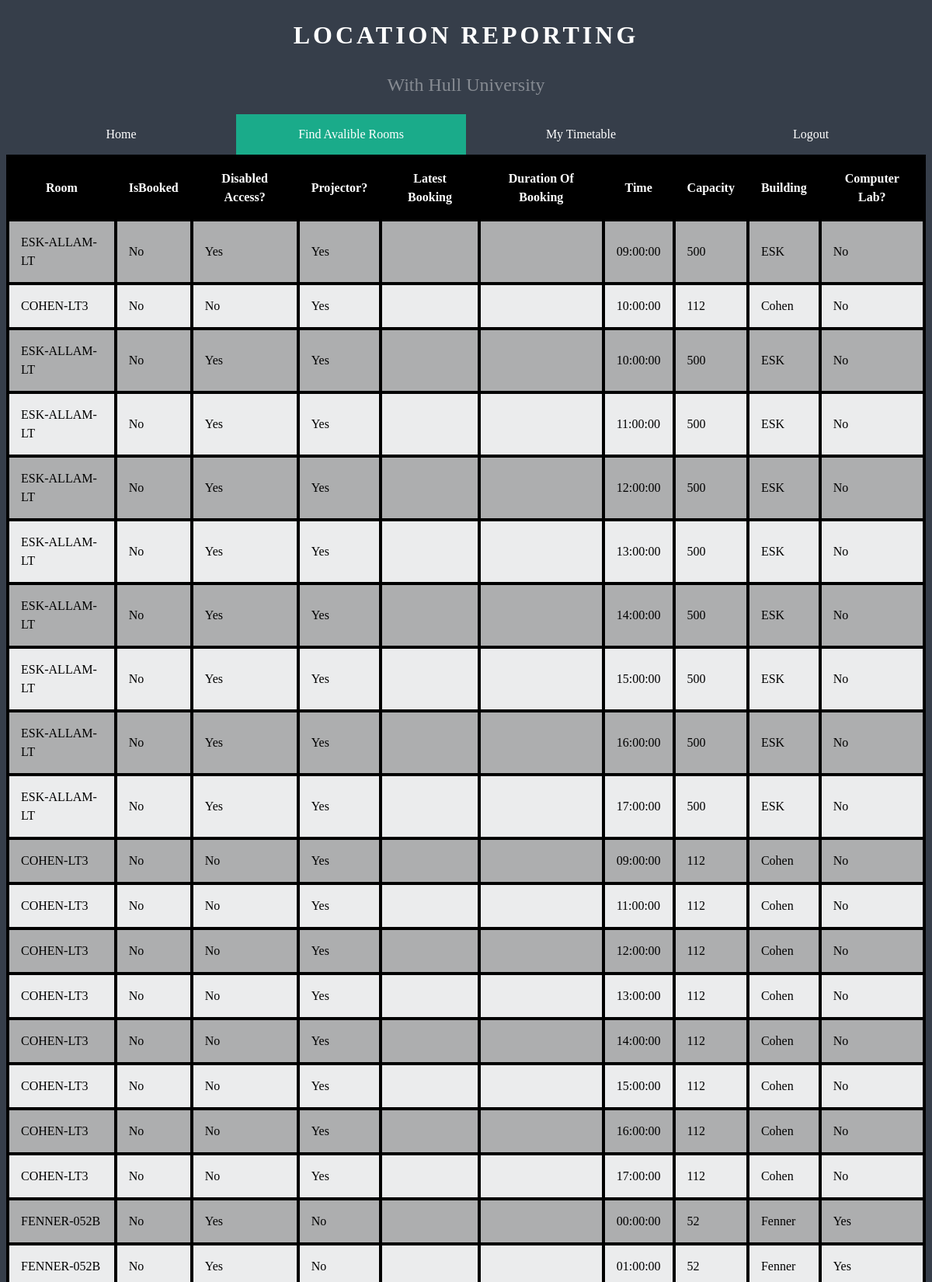
Page /Society/SocietyRoomFetch.php (upper part) on the committed database.
### tables this page shows
CREATE TABLE IF NOT EXISTS `roomcontent` (
  `Room` text,
  `IsBooked` varchar(5) NOT NULL DEFAULT 'No',
  `IsDisabledAccess` varchar(5) DEFAULT NULL,
  `RoomID` int(11) NOT NULL AUTO_INCREMENT,
  `IsProjector` varchar(5) DEFAULT NULL,
  `LatestBooking` datetime DEFAULT NULL,
  `BookedDuration` int(11) DEFAULT NULL,
  `Time` time DEFAULT NULL,
  `RoomCapacity` int(11) DEFAULT NULL,
  `RoomBuilding` text,
  `IsComputerLab` varchar(5) DEFAULT NULL,
  `IsChemicalLab` varchar(5) DEFAULT NULL,
  PRIMARY KEY (`RoomID`),
  KEY `RoomID` (`RoomID`)
);

### Society/SocietyRoomFetch.php (the view, shortened to what this page needs)
<!DOCTYPE html>
<html>
<head>
    <link rel="stylesheet" type="text/css" media="screen" href="../styles.css" />
</head>
<body>
<div class="message">
        <h1>Location Reporting</h1>
        <h2>With Hull University</h2>
        <ul>
            <li><a href="SocietyPortal.html">Home</a></li>
            <li><a class="active" href="Avalible.html">Find Avalible Rooms</a></li>
            <li><a href="Search.html">My Timetable</a></li>
            <li><a href="../index.html" onclick="logoutclear()">Logout</a></li>
          </ul>
</div>
</body>
</html>
<?php
$dbhost = "localhost";
$dbuser = "appengine";
$dbpass = "Test";
$db = "Bookings";
$conn = mysqli_connect($dbhost, $dbuser, $dbpass, $db);
$TimeSearch = $_GET["Timesearch"];
            $Fetch="SELECT * FROM roomcontent WHERE `Time` LIKE '%$TimeSearch%'";
            $result = mysqli_query($conn, $Fetch);
            echo "
            <style>
            table, th, td
            {
            border: 4px solid black;
            border-collapse: collapse;
            }
            table{width:100%;}
            th, td {
                padding: 15px;
            }
            table tr:nth-child(even) {
                background-color: rgba(187, 187, 187, 0.9);
                color: black;
            }
            table tr:nth-child(odd) {
               background-color: rgba(255, 255, 255, 0.9);
               color: black;
            }
            table th {
                background-color: black;
                color: white;
            }
            </style>
            <table>
        <tr>
        <th>Room</th>
        <th>IsBooked</th>
        <th>Disabled Access?</th>
        <th>Projector? </th>
        <th>Latest Booking</th>
        <th>Duration Of Booking</th>
        <th>Time</th>
        <th>Capacity</th>
        <th>Building</th>
        <th>Computer Lab?</th>
        </tr>";
        while ($row = mysqli_fetch_array($result)) {
                echo "<tr>";
                echo "<td>".$row['Room']."</td>";
                echo "<td>" . $row['IsBooked']. "</td>";
                echo "<td>" . $row['IsDisabledAccess'] . "</td>";
                echo "<td>" . $row['IsProjector'] . "</td>";
                echo "<td>" . $row['LatestBooking'] . "</td>";
                echo "<td>" . $row['BookedDuration'] . "</td>";
                echo "<td>" . $row['Time'] . "</td>";
                echo "<td>" . $row['RoomCapacity'] . "</td>";
                echo "<td>" . $row['RoomBuilding'] . "</td>";
                echo "<td>" . $row['IsComputerLab'] . "</td>";
                echo "</tr>" ;
        }
?>

### styles.css (style rules this page uses)
ul { list-style-type: none; margin: 0; padding: 0; overflow: hidden; }
li { float: left; width:25%; }
li a { display: block; color: white; text-align: center; padding: 14px 40px; text-decoration: none; }
.active { background-color: #1AAB8A; }
body { background-color: #363E4A; font-family: $base-font-family; font-size: 16px; color: #ffffff; line-height: 1.5; }
h1 { font-family: "Texta", $base-font-family; font-weight: 700; text-transform: uppercase; letter-spacing: 4px; text-align: center; }
h2 { font-weight: 400; font-size: 24px; color: rgba(255, 255, 255, .4); text-align: center; }

### Society/SocietyRoomFetch.php (style rules this page uses)
table, th, td { border: 4px solid black; border-collapse: collapse; }
table { width:100%; }
th, td { padding: 15px; }
table tr:nth-child(even) { background-color: rgba(187, 187, 187, 0.9); color: black; }
table tr:nth-child(odd) { background-color: rgba(255, 255, 255, 0.9); color: black; }
table th { background-color: black; color: white; }

### rows in the picture
roomcontent: Room "ESK-ALLAM-LT", IsBooked "No", IsDisabledAccess "Yes", IsProjector "Yes", Time "09:00:00", RoomCapacity "500", RoomBuilding "ESK", IsComputerLab "No"
roomcontent: Room "COHEN-LT3", IsBooked "No", IsDisabledAccess "No", IsProjector "Yes", Time "10:00:00", RoomCapacity "112", RoomBuilding "Cohen", IsComputerLab "No"
roomcontent: Room "ESK-ALLAM-LT", IsBooked "No", IsDisabledAccess "Yes", IsProjector "Yes", Time "10:00:00", RoomCapacity "500", RoomBuilding "ESK", IsComputerLab "No"
roomcontent: Room "ESK-ALLAM-LT", IsBooked "No", IsDisabledAccess "Yes", IsProjector "Yes", Time "11:00:00", RoomCapacity "500", RoomBuilding "ESK", IsComputerLab "No"
roomcontent: Room "ESK-ALLAM-LT", IsBooked "No", IsDisabledAccess "Yes", IsProjector "Yes", Time "12:00:00", RoomCapacity "500", RoomBuilding "ESK", IsComputerLab "No"
roomcontent: Room "ESK-ALLAM-LT", IsBooked "No", IsDisabledAccess "Yes", IsProjector "Yes", Time "13:00:00", RoomCapacity "500", RoomBuilding "ESK", IsComputerLab "No"
roomcontent: Room "ESK-ALLAM-LT", IsBooked "No", IsDisabledAccess "Yes", IsProjector "Yes", Time "14:00:00", RoomCapacity "500", RoomBuilding "ESK", IsComputerLab "No"
roomcontent: Room "ESK-ALLAM-LT", IsBooked "No", IsDisabledAccess "Yes", IsProjector "Yes", Time "15:00:00", RoomCapacity "500", RoomBuilding "ESK", IsComputerLab "No"
roomcontent: Room "ESK-ALLAM-LT", IsBooked "No", IsDisabledAccess "Yes", IsProjector "Yes", Time "16:00:00", RoomCapacity "500", RoomBuilding "ESK", IsComputerLab "No"
roomcontent: Room "ESK-ALLAM-LT", IsBooked "No", IsDisabledAccess "Yes", IsProjector "Yes", Time "17:00:00", RoomCapacity "500", RoomBuilding "ESK", IsComputerLab "No"
roomcontent: Room "COHEN-LT3", IsBooked "No", IsDisabledAccess "No", IsProjector "Yes", Time "09:00:00", RoomCapacity "112", RoomBuilding "Cohen", IsComputerLab "No"
roomcontent: Room "COHEN-LT3", IsBooked "No", IsDisabledAccess "No", IsProjector "Yes", Time "11:00:00", RoomCapacity "112", RoomBuilding "Cohen", IsComputerLab "No"
roomcontent: Room "COHEN-LT3", IsBooked "No", IsDisabledAccess "No", IsProjector "Yes", Time "12:00:00", RoomCapacity "112", RoomBuilding "Cohen", IsComputerLab "No"
roomcontent: Room "COHEN-LT3", IsBooked "No", IsDisabledAccess "No", IsProjector "Yes", Time "13:00:00", RoomCapacity "112", RoomBuilding "Cohen", IsComputerLab "No"
roomcontent: Room "COHEN-LT3", IsBooked "No", IsDisabledAccess "No", IsProjector "Yes", Time "14:00:00", RoomCapacity "112", RoomBuilding "Cohen", IsComputerLab "No"
roomcontent: Room "COHEN-LT3", IsBooked "No", IsDisabledAccess "No", IsProjector "Yes", Time "15:00:00", RoomCapacity "112", RoomBuilding "Cohen", IsComputerLab "No"
roomcontent: Room "COHEN-LT3", IsBooked "No", IsDisabledAccess "No", IsProjector "Yes", Time "16:00:00", RoomCapacity "112", RoomBuilding "Cohen", IsComputerLab "No"
roomcontent: Room "COHEN-LT3", IsBooked "No", IsDisabledAccess "No", IsProjector "Yes", Time "17:00:00", RoomCapacity "112", RoomBuilding "Cohen", IsComputerLab "No"
roomcontent: Room "FENNER-052B", IsBooked "No", IsDisabledAccess "Yes", IsProjector "No", Time "00:00:00", RoomCapacity "52", RoomBuilding "Fenner", IsComputerLab "Yes"
roomcontent: Room "FENNER-052B", IsBooked "No", IsDisabledAccess "Yes", IsProjector "No", Time "01:00:00", RoomCapacity "52", RoomBuilding "Fenner", IsComputerLab "Yes"
